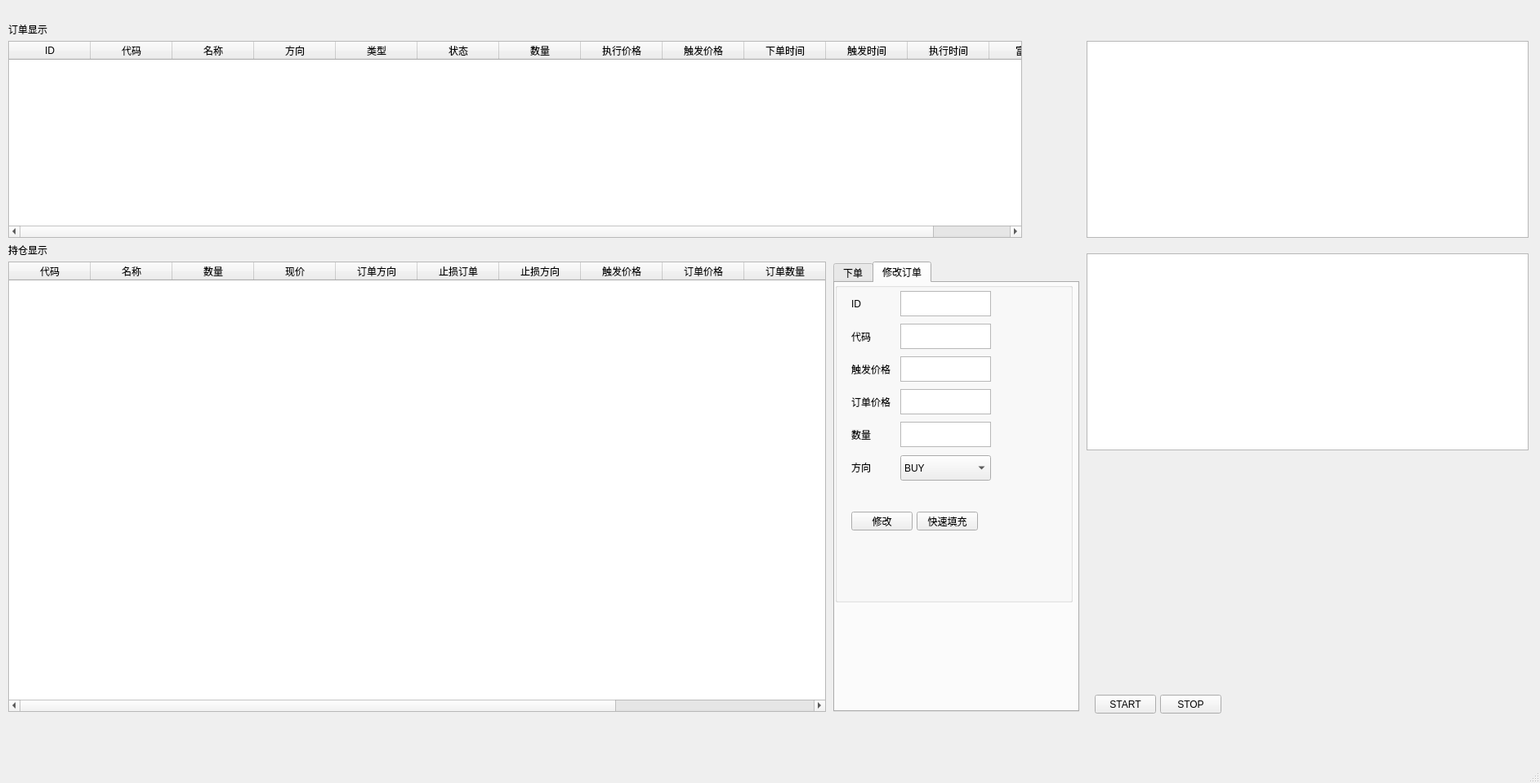
<?xml version="1.0" encoding="UTF-8"?>
<ui version="4.0">
 <class>MainWindow</class>
 <widget class="QMainWindow" name="MainWindow">
  <property name="geometry">
   <rect>
    <x>0</x>
    <y>0</y>
    <width>1885</width>
    <height>958</height>
   </rect>
  </property>
  <property name="windowTitle">
   <string>MainWindow</string>
  </property>
  <widget class="QWidget" name="centralwidget">
   <widget class="QPushButton" name="pushButtonStart">
    <property name="geometry">
     <rect>
      <x>1340</x>
      <y>850</y>
      <width>75</width>
      <height>23</height>
     </rect>
    </property>
    <property name="text">
     <string>START</string>
    </property>
   </widget>
   <widget class="QTextBrowser" name="textBrowser_message">
    <property name="geometry">
     <rect>
      <x>1330</x>
      <y>50</y>
      <width>541</width>
      <height>241</height>
     </rect>
    </property>
   </widget>
   <widget class="QTableWidget" name="tableWidget_order">
    <property name="geometry">
     <rect>
      <x>10</x>
      <y>50</y>
      <width>1241</width>
      <height>241</height>
     </rect>
    </property>
    <property name="contextMenuPolicy">
     <enum>Qt::CustomContextMenu</enum>
    </property>
    <column>
     <property name="text">
      <string>ID</string>
     </property>
    </column>
    <column>
     <property name="text">
      <string>代码</string>
     </property>
    </column>
    <column>
     <property name="text">
      <string>名称</string>
     </property>
    </column>
    <column>
     <property name="text">
      <string>方向</string>
     </property>
    </column>
    <column>
     <property name="text">
      <string>类型</string>
     </property>
    </column>
    <column>
     <property name="text">
      <string>状态</string>
     </property>
    </column>
    <column>
     <property name="text">
      <string>数量</string>
     </property>
    </column>
    <column>
     <property name="text">
      <string>执行价格</string>
     </property>
    </column>
    <column>
     <property name="text">
      <string>触发价格</string>
     </property>
    </column>
    <column>
     <property name="text">
      <string>下单时间</string>
     </property>
    </column>
    <column>
     <property name="text">
      <string>触发时间</string>
     </property>
    </column>
    <column>
     <property name="text">
      <string>执行时间</string>
     </property>
    </column>
    <column>
     <property name="text">
      <string>富途ID</string>
     </property>
    </column>
   </widget>
   <widget class="QTableWidget" name="tableWidget_hold">
    <property name="geometry">
     <rect>
      <x>10</x>
      <y>320</y>
      <width>1001</width>
      <height>551</height>
     </rect>
    </property>
    <column>
     <property name="text">
      <string>代码</string>
     </property>
    </column>
    <column>
     <property name="text">
      <string>名称</string>
     </property>
    </column>
    <column>
     <property name="text">
      <string>数量</string>
     </property>
    </column>
    <column>
     <property name="text">
      <string>现价</string>
     </property>
    </column>
    <column>
     <property name="text">
      <string>订单方向</string>
     </property>
    </column>
    <column>
     <property name="text">
      <string>止损订单</string>
     </property>
    </column>
    <column>
     <property name="text">
      <string>止损方向</string>
     </property>
    </column>
    <column>
     <property name="text">
      <string>触发价格</string>
     </property>
    </column>
    <column>
     <property name="text">
      <string>订单价格</string>
     </property>
    </column>
    <column>
     <property name="text">
      <string>订单数量</string>
     </property>
    </column>
    <column>
     <property name="text">
      <string>状态</string>
     </property>
    </column>
    <column>
     <property name="text">
      <string>触发时间</string>
     </property>
    </column>
   </widget>
   <widget class="QLabel" name="label_5">
    <property name="geometry">
     <rect>
      <x>10</x>
      <y>300</y>
      <width>54</width>
      <height>12</height>
     </rect>
    </property>
    <property name="text">
     <string>持仓显示</string>
    </property>
   </widget>
   <widget class="QLabel" name="label_6">
    <property name="geometry">
     <rect>
      <x>10</x>
      <y>30</y>
      <width>54</width>
      <height>12</height>
     </rect>
    </property>
    <property name="text">
     <string>订单显示</string>
    </property>
   </widget>
   <widget class="QPushButton" name="pushButtonStop">
    <property name="geometry">
     <rect>
      <x>1420</x>
      <y>850</y>
      <width>75</width>
      <height>23</height>
     </rect>
    </property>
    <property name="text">
     <string>STOP</string>
    </property>
   </widget>
   <widget class="QTextBrowser" name="textBrowser_ticker">
    <property name="geometry">
     <rect>
      <x>1330</x>
      <y>310</y>
      <width>541</width>
      <height>241</height>
     </rect>
    </property>
   </widget>
   <widget class="QTabWidget" name="tabWidget">
    <property name="geometry">
     <rect>
      <x>1020</x>
      <y>320</y>
      <width>301</width>
      <height>551</height>
     </rect>
    </property>
    <property name="currentIndex">
     <number>1</number>
    </property>
    <widget class="QWidget" name="tab_setOrder">
     <attribute name="title">
      <string>下单</string>
     </attribute>
     <widget class="QGroupBox" name="groupBox">
      <property name="geometry">
       <rect>
        <x>0</x>
        <y>0</y>
        <width>291</width>
        <height>391</height>
       </rect>
      </property>
      <property name="title">
       <string/>
      </property>
      <widget class="QTextEdit" name="textEdit_auxprice">
       <property name="geometry">
        <rect>
         <x>80</x>
         <y>90</y>
         <width>111</width>
         <height>31</height>
        </rect>
       </property>
      </widget>
      <widget class="QLabel" name="label">
       <property name="geometry">
        <rect>
         <x>20</x>
         <y>50</y>
         <width>54</width>
         <height>12</height>
        </rect>
       </property>
       <property name="text">
        <string>代码</string>
       </property>
      </widget>
      <widget class="QLabel" name="label_2">
       <property name="geometry">
        <rect>
         <x>20</x>
         <y>100</y>
         <width>54</width>
         <height>12</height>
        </rect>
       </property>
       <property name="text">
        <string>触发价格</string>
       </property>
      </widget>
      <widget class="QTextEdit" name="textEdit_bidprice">
       <property name="geometry">
        <rect>
         <x>80</x>
         <y>130</y>
         <width>111</width>
         <height>31</height>
        </rect>
       </property>
      </widget>
      <widget class="QLabel" name="label_3">
       <property name="geometry">
        <rect>
         <x>20</x>
         <y>140</y>
         <width>54</width>
         <height>12</height>
        </rect>
       </property>
       <property name="text">
        <string>订单价格</string>
       </property>
      </widget>
      <widget class="QLabel" name="label_4">
       <property name="geometry">
        <rect>
         <x>20</x>
         <y>180</y>
         <width>54</width>
         <height>12</height>
        </rect>
       </property>
       <property name="text">
        <string>数量</string>
       </property>
      </widget>
      <widget class="QPushButton" name="pushButton_setorder">
       <property name="geometry">
        <rect>
         <x>20</x>
         <y>280</y>
         <width>75</width>
         <height>23</height>
        </rect>
       </property>
       <property name="text">
        <string>下单</string>
       </property>
      </widget>
      <widget class="QPushButton" name="pushButton_cancelOrder">
       <property name="geometry">
        <rect>
         <x>180</x>
         <y>280</y>
         <width>75</width>
         <height>23</height>
        </rect>
       </property>
       <property name="text">
        <string>撤单</string>
       </property>
      </widget>
      <widget class="QTextEdit" name="textEdit_qty">
       <property name="geometry">
        <rect>
         <x>80</x>
         <y>170</y>
         <width>111</width>
         <height>31</height>
        </rect>
       </property>
      </widget>
      <widget class="QLabel" name="label_8">
       <property name="geometry">
        <rect>
         <x>20</x>
         <y>220</y>
         <width>54</width>
         <height>12</height>
        </rect>
       </property>
       <property name="text">
        <string>方向</string>
       </property>
      </widget>
      <widget class="QTextEdit" name="textEdit_code">
       <property name="geometry">
        <rect>
         <x>80</x>
         <y>40</y>
         <width>111</width>
         <height>31</height>
        </rect>
       </property>
      </widget>
      <widget class="QComboBox" name="DirectionSelction">
       <property name="geometry">
        <rect>
         <x>80</x>
         <y>211</y>
         <width>111</width>
         <height>31</height>
        </rect>
       </property>
       <item>
        <property name="text">
         <string>BUY</string>
        </property>
       </item>
       <item>
        <property name="text">
         <string>SELL</string>
        </property>
       </item>
      </widget>
      <widget class="QPushButton" name="pushButton_quickSet">
       <property name="geometry">
        <rect>
         <x>100</x>
         <y>280</y>
         <width>75</width>
         <height>23</height>
        </rect>
       </property>
       <property name="text">
        <string>快速填充</string>
       </property>
      </widget>
     </widget>
    </widget>
    <widget class="QWidget" name="tab_modifyOrder">
     <attribute name="title">
      <string>修改订单</string>
     </attribute>
     <widget class="QGroupBox" name="groupBox_2">
      <property name="geometry">
       <rect>
        <x>0</x>
        <y>0</y>
        <width>291</width>
        <height>391</height>
       </rect>
      </property>
      <property name="title">
       <string/>
      </property>
      <widget class="QTextEdit" name="textEdit_auxprice_modify">
       <property name="geometry">
        <rect>
         <x>80</x>
         <y>90</y>
         <width>111</width>
         <height>31</height>
        </rect>
       </property>
      </widget>
      <widget class="QLabel" name="label_7">
       <property name="geometry">
        <rect>
         <x>20</x>
         <y>60</y>
         <width>54</width>
         <height>12</height>
        </rect>
       </property>
       <property name="text">
        <string>代码</string>
       </property>
      </widget>
      <widget class="QLabel" name="label_9">
       <property name="geometry">
        <rect>
         <x>20</x>
         <y>100</y>
         <width>54</width>
         <height>12</height>
        </rect>
       </property>
       <property name="text">
        <string>触发价格</string>
       </property>
      </widget>
      <widget class="QTextEdit" name="textEdit_bidprice_modify">
       <property name="geometry">
        <rect>
         <x>80</x>
         <y>130</y>
         <width>111</width>
         <height>31</height>
        </rect>
       </property>
      </widget>
      <widget class="QLabel" name="label_10">
       <property name="geometry">
        <rect>
         <x>20</x>
         <y>140</y>
         <width>54</width>
         <height>12</height>
        </rect>
       </property>
       <property name="text">
        <string>订单价格</string>
       </property>
      </widget>
      <widget class="QLabel" name="label_11">
       <property name="geometry">
        <rect>
         <x>20</x>
         <y>180</y>
         <width>54</width>
         <height>12</height>
        </rect>
       </property>
       <property name="text">
        <string>数量</string>
       </property>
      </widget>
      <widget class="QPushButton" name="pushButton_setorder_modify">
       <property name="geometry">
        <rect>
         <x>20</x>
         <y>280</y>
         <width>75</width>
         <height>23</height>
        </rect>
       </property>
       <property name="text">
        <string>修改</string>
       </property>
      </widget>
      <widget class="QTextEdit" name="textEdit_qty_modify">
       <property name="geometry">
        <rect>
         <x>80</x>
         <y>170</y>
         <width>111</width>
         <height>31</height>
        </rect>
       </property>
      </widget>
      <widget class="QLabel" name="label_12">
       <property name="geometry">
        <rect>
         <x>20</x>
         <y>220</y>
         <width>54</width>
         <height>12</height>
        </rect>
       </property>
       <property name="text">
        <string>方向</string>
       </property>
      </widget>
      <widget class="QTextEdit" name="textEdit_code_modify">
       <property name="geometry">
        <rect>
         <x>80</x>
         <y>50</y>
         <width>111</width>
         <height>31</height>
        </rect>
       </property>
      </widget>
      <widget class="QComboBox" name="DirectionSelction_modify">
       <property name="geometry">
        <rect>
         <x>80</x>
         <y>211</y>
         <width>111</width>
         <height>31</height>
        </rect>
       </property>
       <item>
        <property name="text">
         <string>BUY</string>
        </property>
       </item>
       <item>
        <property name="text">
         <string>SELL</string>
        </property>
       </item>
      </widget>
      <widget class="QTextEdit" name="textEdit_id_modify">
       <property name="geometry">
        <rect>
         <x>80</x>
         <y>10</y>
         <width>111</width>
         <height>31</height>
        </rect>
       </property>
      </widget>
      <widget class="QLabel" name="label_13">
       <property name="geometry">
        <rect>
         <x>20</x>
         <y>20</y>
         <width>54</width>
         <height>12</height>
        </rect>
       </property>
       <property name="text">
        <string>ID</string>
       </property>
      </widget>
      <widget class="QPushButton" name="pushButton_quickSet_modify">
       <property name="geometry">
        <rect>
         <x>100</x>
         <y>280</y>
         <width>75</width>
         <height>23</height>
        </rect>
       </property>
       <property name="text">
        <string>快速填充</string>
       </property>
      </widget>
     </widget>
    </widget>
   </widget>
  </widget>
  <widget class="QMenuBar" name="menubar">
   <property name="geometry">
    <rect>
     <x>0</x>
     <y>0</y>
     <width>1885</width>
     <height>23</height>
    </rect>
   </property>
  </widget>
  <widget class="QStatusBar" name="statusbar"/>
 </widget>
 <resources/>
 <connections/>
</ui>
